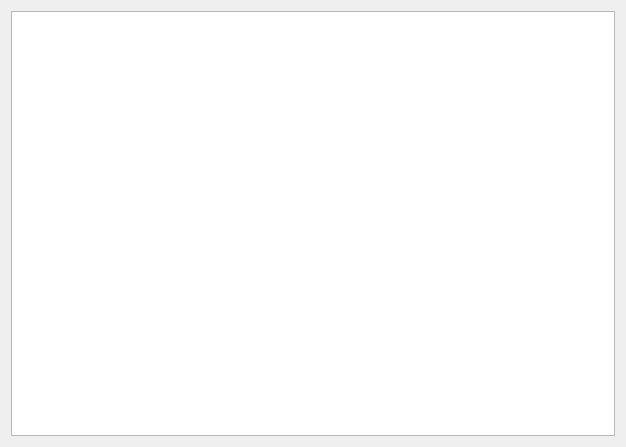
<?xml version="1.0" encoding="UTF-8"?>
<ui version="4.0">
 <class>Dialog_Console</class>
 <widget class="QDialog" name="Dialog_Console">
  <property name="geometry">
   <rect>
    <x>0</x>
    <y>0</y>
    <width>626</width>
    <height>447</height>
   </rect>
  </property>
  <property name="windowTitle">
   <string>Dialog</string>
  </property>
  <layout class="QGridLayout" name="gridLayout">
   <item row="0" column="0">
    <widget class="QTextEdit" name="Console"/>
   </item>
  </layout>
  <action name="actionaffichage_d">
   <property name="text">
    <string>affichage_d</string>
   </property>
   <property name="shortcut">
    <string>Ctrl+O</string>
   </property>
  </action>
 </widget>
 <resources/>
 <connections/>
</ui>
